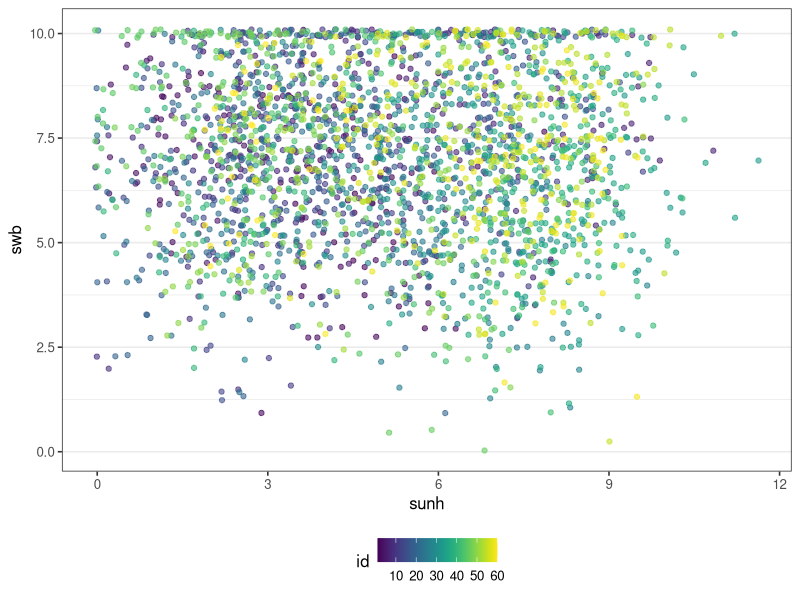
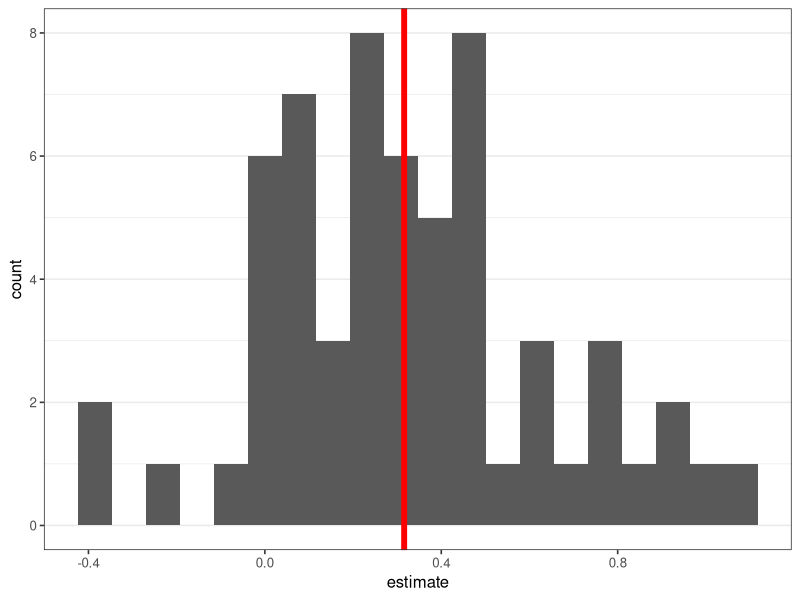
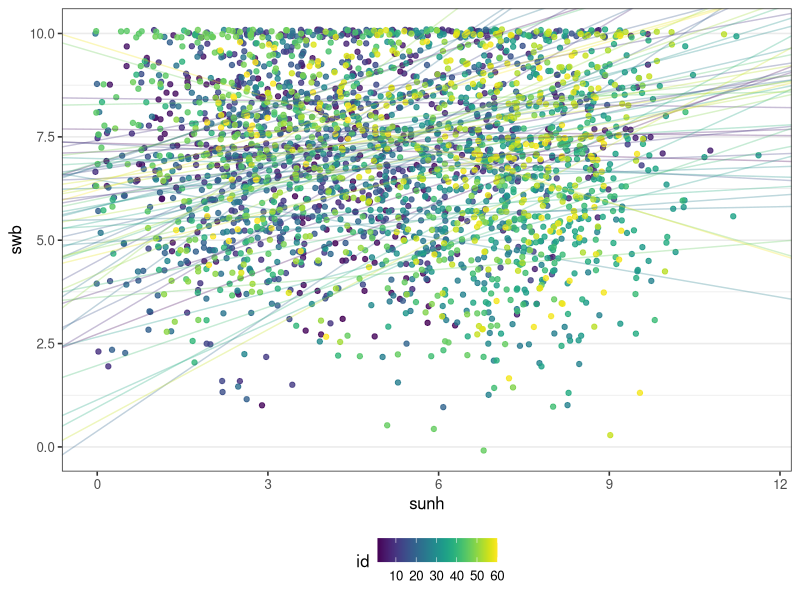
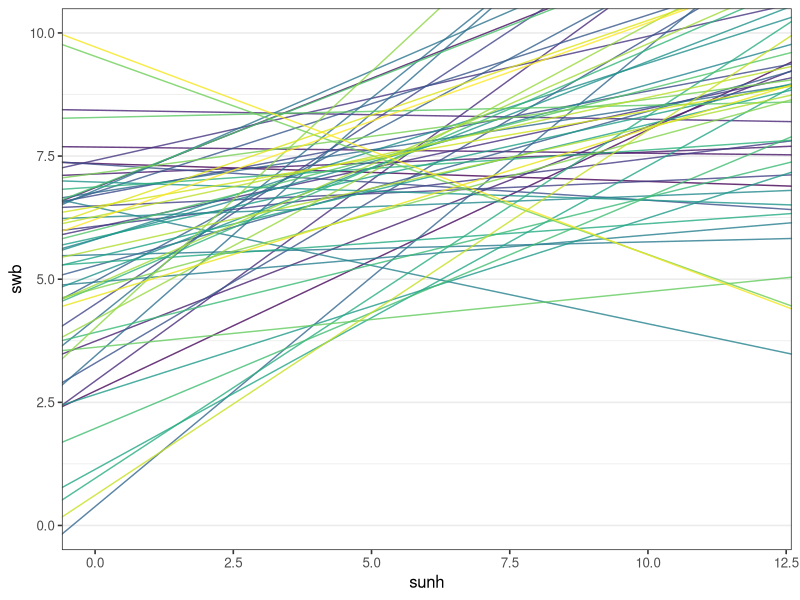
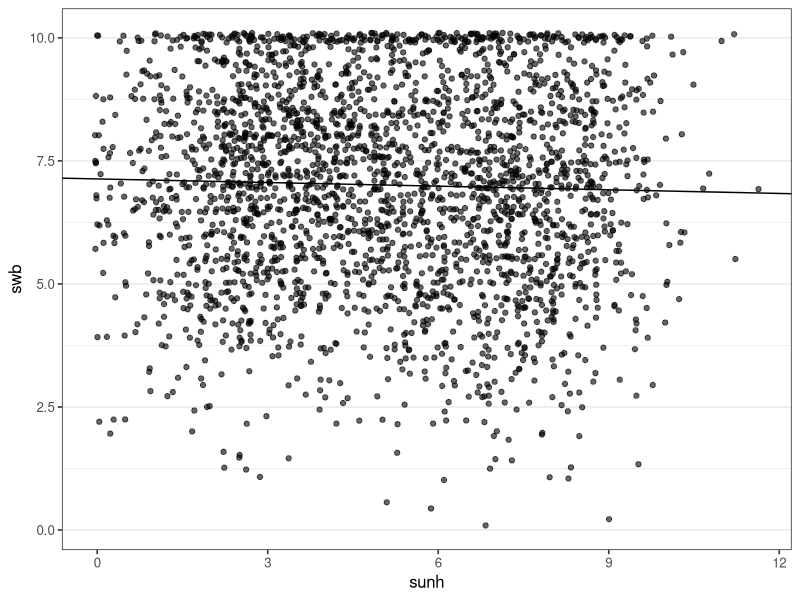
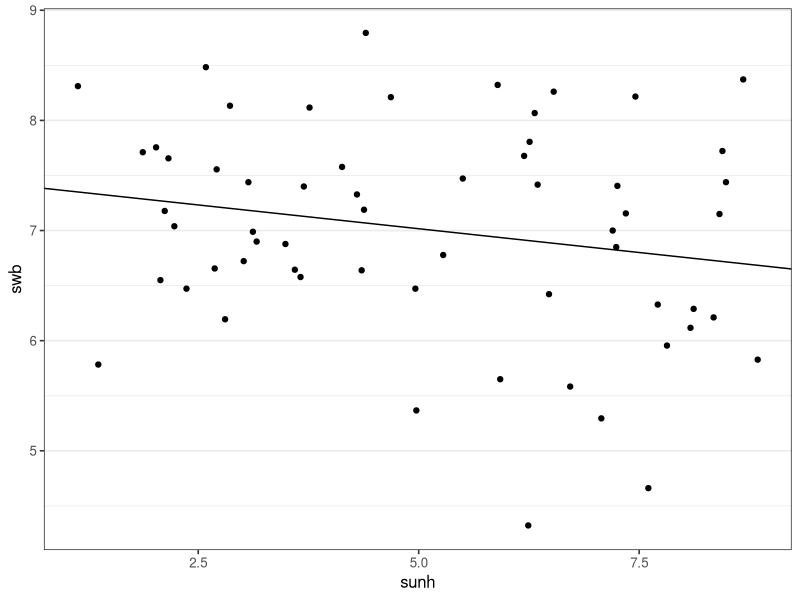
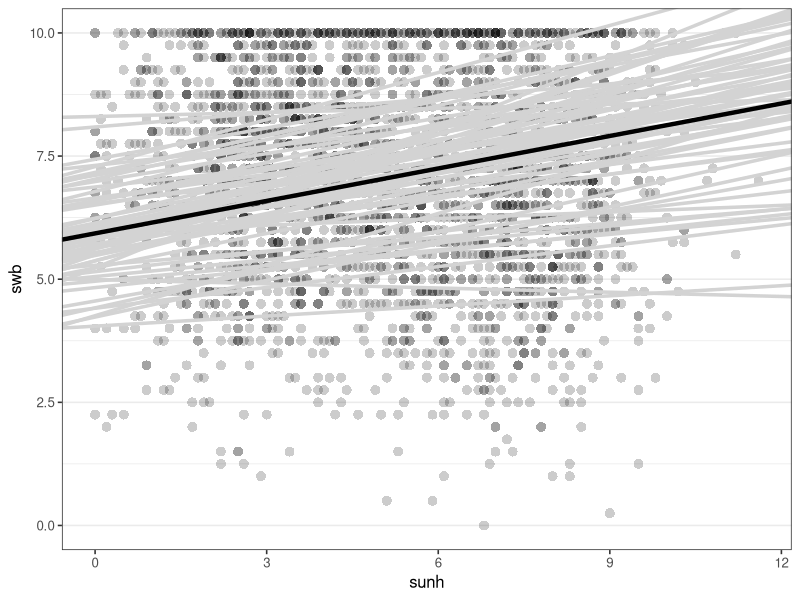

Recreate these plots in R, in order.
## ---- message=FALSE------------------------------------------------------
library("tidyverse")
library("viridis")
library("cowplot")
theme_set(theme_bw(base_size = 12) + 
            theme(legend.position="bottom", 
                  panel.grid.major.x = element_blank(),
                  panel.grid.minor.x = element_blank()))
w <- read_csv("weather_wb.csv")


## ------------------------------------------------------------------------
w %>% 
  group_by(id) %>% 
  summarise(n = n()) %>% 
  do(psych::describe(.$n))


## ------------------------------------------------------------------------
w %>% 
  group_by(id) %>% 
  summarise(mean_sunh = mean(sunh),
            mean_swb = mean(swb)) %>% 
  select(-id) %>% 
  do(psych::describe(.))


## ---- fig.width=4, fig.height=4, dpi=125---------------------------------
## Rmarkdown settings: fig.width=4, fig.height=4, dpi=125
ggplot(w, aes(x = sunh, y = swb, color = id)) +
  geom_point(alpha = 0.6, position = position_jitter()) +
  scale_color_viridis()


## ---- fig.width=2, fig.height=2.5, dpi=150-------------------------------
no_all <- w %>% 
  group_by(id) %>% 
  do(broom::tidy(lm(swb ~ sunh, .)) ) 

no_slope <- no_all %>% 
  filter(term == "sunh")
ggplot(no_slope, aes(estimate)) +
  geom_histogram(bins = 20) +
  geom_vline(aes(xintercept = mean(estimate)), col='red', size=2)



## ------------------------------------------------------------------------
summary(lm(estimate ~ 1, no_slope))


## ------------------------------------------------------------------------
mean(no_slope$estimate > 0)


## ------------------------------------------------------------------------
psych::describe(no_slope$estimate)


## ---- fig.width=4, fig.height=4, dpi=125---------------------------------
no_plot <- no_all %>% 
  select(id:estimate) %>% 
  spread(term, estimate)

ggplot(w, aes(x = sunh, y = swb, color = id)) +
  geom_point(alpha = 0.8, position = position_jitter()) +
  geom_abline(data = no_plot, aes(slope = sunh, intercept = `(Intercept)`, color = id), alpha = 0.3) +
  scale_color_viridis()


## ---- fig.width=4, fig.height=4, dpi=125---------------------------------
no_plot <- no_all %>% 
  select(id:estimate) %>% 
  spread(term, estimate)

ggplot(w, aes(x = sunh, y = swb, color = id)) +
  geom_abline(data = no_plot, aes(slope = sunh, 
                                  intercept = `(Intercept)`, 
                                  color = id), alpha = 0.8) +
  scale_color_viridis() +
  xlim(0, 12) + ylim(0, 10) +
  theme(legend.position = "none")



## ------------------------------------------------------------------------
cp1 <- lm(swb ~ sunh, w)
summary(cp1)


## ---- fig.width=4, fig.height=3.5, dpi=125-------------------------------
ggplot(w, aes(x = sunh, y = swb)) +
  geom_point(alpha = 0.6, position = position_jitter()) +
  geom_abline(intercept = coef(cp1)[1], slope = coef(cp1)[2])


## ------------------------------------------------------------------------
w_agg <- w %>% 
  group_by(id) %>% 
  summarise(swb = mean(swb),
            sunh = mean(sunh))
cp2 <- lm(swb ~ sunh, w_agg)
summary(cp2)


## ---- fig.width=3, fig.height=3, dpi=125---------------------------------
ggplot(w_agg, aes(x = sunh, y = swb)) +
  geom_point() +
  geom_abline(intercept = coef(cp2)[1], slope = coef(cp2)[2])


## ---- message=FALSE------------------------------------------------------
library("lme4")
mm1 <- lmer(swb ~ sunh + (sunh|id), w)
summary(mm1)



## ---- fig.width=4, fig.height=3.5, dpi=125-------------------------------
rnd_coefs <- as_tibble(coef(mm1)$id)

ggplot(data = w, aes(x = sunh, y = swb)) + 
  geom_point(alpha = 0.2, pch = 16, size = 3) + 
  geom_abline(data = rnd_coefs, aes_string(intercept = "`(Intercept)`", 
                                     slope = "sunh"), 
              color = "lightgrey", size = 1.2) +
  geom_abline(intercept = fixef(mm1)[1], slope = fixef(mm1)[2], size = 1.5)



## ---- eval=FALSE---------------------------------------------------------
## library("tidyverse")
## library("psych")
## 
## set.seed(66)
## 
## total_N <- 60                 ## Number of participants
## 
## N <- 45                       ## number of observations per participant
## R <- 0.2                      ## mean correlation in population
## Rz <- fisherz(R)
## 
## indiv_R <- fisherz2r(rnorm(total_N, Rz, 0.07))
## 
## mus_sunh <- runif(total_N, 1, 9)
## mus_swb <- rnorm(total_N, 7, 1)
## 
## SD <- c(2, 1)              ## population SD
## 
## ## function only works for bivariate data
## gen_correlated_vars <- function(N, R, MU, SD, empirical = FALSE) {
##   cor_mat <- matrix(c(1,R,R,1), ncol = 2)
##   cov_mat <- cor_mat * tcrossprod(SD)
##   ## 'MASS::mvrnorm' uses function mvrnorm from package MASS:
##   d <- MASS::mvrnorm(n = N,
##                      mu = MU,
##                      Sigma = cov_mat,
##                      empirical = empirical) ## TRUE ensures correlation is true in sample
##   colnames(d) <- c("swb", "sunh")
##   d <- as_tibble(d)
##   d$swb <- round(d$swb/0.25)*0.25
##   d$swb <- ifelse(d$swb > 10, 10,
##                   ifelse(d$swb < 0, 0, d$swb))
##   d$sunh <- round(d$sunh, 1)
##   return(d)
## }
## 
## 
## dl <- vector("list", total_N)
## 
## for (i in seq_len(total_N)) {
##   dl[[i]] <- gen_correlated_vars(N = N, R = indiv_R[i],
##                                  MU = c(mus_swb[i], mus_sunh[i]), SD = SD)
##   dl[[i]]$id <- i
## }
## 
## d <- bind_rows(dl)
## d <- d %>%
##   mutate(sunh = ifelse(sunh < 0, 0, sunh))
## 
## cor(d$swb, d$sunh)
## 
## GGally::ggpairs(d, columns = 1:2, diag = list(continuous = "barDiag"))
## 
## ggplot(d, aes(swb)) +
##   geom_bar()
## 
## d %>%
##   select(id, sunh, swb) %>%
##   write_csv("weather_wb.csv")
## 

